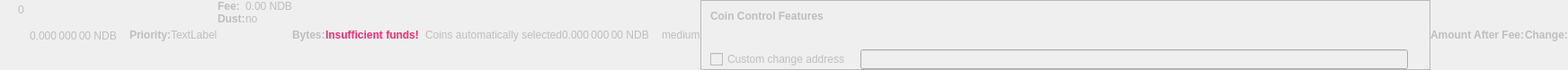
    <widget class="QWidget" name="dummyHideWidget" native="true">
     <property name="enabled">
      <bool>false</bool>
     </property>
     <property name="maximumSize">
      <size>
       <width>100</width>
       <height>22</height>
      </size>
     </property>
     <layout class="QHBoxLayout" name="dummyHideLayout">
      <property name="spacing">
       <number>0</number>
      </property>
      <property name="leftMargin">
       <number>0</number>
      </property>
      <property name="topMargin">
       <number>0</number>
      </property>
      <property name="rightMargin">
       <number>0</number>
      </property>
      <property name="bottomMargin">
       <number>0</number>
      </property>
      <item>
       <layout class="QFormLayout" name="formLayoutCoinControl1">
        <property name="horizontalSpacing">
         <number>10</number>
        </property>
        <property name="verticalSpacing">
         <number>14</number>
        </property>
        <property name="leftMargin">
         <number>10</number>
        </property>
        <property name="topMargin">
         <number>4</number>
        </property>
        <property name="rightMargin">
         <number>6</number>
        </property>
        <item row="0" column="1">
         <widget class="QLabel" name="labelCoinControlBytes">
          <property name="cursor">
           <cursorShape>IBeamCursor</cursorShape>
          </property>
          <property name="contextMenuPolicy">
           <enum>Qt::ActionsContextMenu</enum>
          </property>
          <property name="text">
           <string notr="true">0</string>
          </property>
          <property name="textInteractionFlags">
           <set>Qt::LinksAccessibleByMouse|Qt::TextSelectableByKeyboard|Qt::TextSelectableByMouse</set>
          </property>
         </widget>
        </item>
       </layout>
      </item>
      <item>
       <widget class="QLabel" name="labelCoinControlAfterFee">
        <property name="enabled">
         <bool>false</bool>
        </property>
        <property name="sizePolicy">
         <sizepolicy hsizetype="Fixed" vsizetype="Fixed">
          <horstretch>0</horstretch>
          <verstretch>0</verstretch>
         </sizepolicy>
        </property>
        <property name="minimumSize">
         <size>
          <width>111</width>
          <height>12</height>
         </size>
        </property>
        <property name="maximumSize">
         <size>
          <width>111</width>
          <height>12</height>
         </size>
        </property>
        <property name="cursor">
         <cursorShape>IBeamCursor</cursorShape>
        </property>
        <property name="contextMenuPolicy">
         <enum>Qt::ActionsContextMenu</enum>
        </property>
        <property name="text">
         <string notr="true">0.000 000 00 NDB</string>
        </property>
        <property name="textInteractionFlags">
         <set>Qt::LinksAccessibleByMouse|Qt::TextSelectableByKeyboard|Qt::TextSelectableByMouse</set>
        </property>
       </widget>
      </item>
      <item>
       <widget class="QLabel" name="labelCoinControlPriorityText">
        <property name="enabled">
         <bool>false</bool>
        </property>
        <property name="font">
         <font>
          <weight>75</weight>
          <bold>true</bold>
         </font>
        </property>
        <property name="text">
         <string>Priority:</string>
        </property>
       </widget>
      </item>
      <item>
       <layout class="QHBoxLayout" name="horizontalLayout">
        <item>
         <widget class="QLabel" name="WarningLabel">
          <property name="text">
           <string>TextLabel</string>
          </property>
         </widget>
        </item>
       </layout>
      </item>
      <item>
       <layout class="QFormLayout" name="formLayoutCoinControl3">
        <property name="horizontalSpacing">
         <number>0</number>
        </property>
        <property name="verticalSpacing">
         <number>0</number>
        </property>
        <property name="leftMargin">
         <number>0</number>
        </property>
        <property name="topMargin">
         <number>0</number>
        </property>
        <property name="rightMargin">
         <number>0</number>
        </property>
        <item row="0" column="0">
         <widget class="QLabel" name="labelCoinControlFeeText">
          <property name="enabled">
           <bool>false</bool>
          </property>
          <property name="font">
           <font>
            <weight>75</weight>
            <bold>true</bold>
           </font>
          </property>
          <property name="text">
           <string>Fee:</string>
          </property>
          <property name="margin">
           <number>0</number>
          </property>
         </widget>
        </item>
        <item row="0" column="1">
         <widget class="QLabel" name="labelCoinControlFee">
          <property name="enabled">
           <bool>false</bool>
          </property>
          <property name="cursor">
           <cursorShape>IBeamCursor</cursorShape>
          </property>
          <property name="contextMenuPolicy">
           <enum>Qt::ActionsContextMenu</enum>
          </property>
          <property name="text">
           <string notr="true">0.00 NDB</string>
          </property>
          <property name="textInteractionFlags">
           <set>Qt::LinksAccessibleByMouse|Qt::TextSelectableByKeyboard|Qt::TextSelectableByMouse</set>
          </property>
         </widget>
        </item>
        <item row="1" column="0">
         <widget class="QLabel" name="labelCoinControlLowOutputText">
          <property name="enabled">
           <bool>false</bool>
          </property>
          <property name="font">
           <font>
            <weight>75</weight>
            <bold>true</bold>
           </font>
          </property>
          <property name="text">
           <string>Dust:</string>
          </property>
         </widget>
        </item>
        <item row="1" column="1">
         <widget class="QLabel" name="labelCoinControlLowOutput">
          <property name="enabled">
           <bool>false</bool>
          </property>
          <property name="cursor">
           <cursorShape>IBeamCursor</cursorShape>
          </property>
          <property name="contextMenuPolicy">
           <enum>Qt::ActionsContextMenu</enum>
          </property>
          <property name="text">
           <string>no</string>
          </property>
          <property name="textInteractionFlags">
           <set>Qt::LinksAccessibleByMouse|Qt::TextSelectableByKeyboard|Qt::TextSelectableByMouse</set>
          </property>
         </widget>
        </item>
       </layout>
      </item>
      <item>
       <widget class="QLabel" name="labelCoinControlBytesText">
        <property name="enabled">
         <bool>false</bool>
        </property>
        <property name="font">
         <font>
          <weight>75</weight>
          <bold>true</bold>
         </font>
        </property>
        <property name="text">
         <string>Bytes:</string>
        </property>
       </widget>
      </item>
      <item>
       <layout class="QFormLayout" name="formLayoutCoinControl2">
        <property name="horizontalSpacing">
         <number>0</number>
        </property>
        <property name="verticalSpacing">
         <number>0</number>
        </property>
        <property name="leftMargin">
         <number>0</number>
        </property>
        <property name="topMargin">
         <number>0</number>
        </property>
        <property name="rightMargin">
         <number>0</number>
        </property>
       </layout>
      </item>
      <item>
       <layout class="QHBoxLayout" name="horizontalLayoutCoinControl2">
        <property name="spacing">
         <number>0</number>
        </property>
        <property name="bottomMargin">
         <number>0</number>
        </property>
       </layout>
      </item>
      <item>
       <widget class="QLabel" name="labelCoinControlInsuffFunds">
        <property name="enabled">
         <bool>false</bool>
        </property>
        <property name="minimumSize">
         <size>
          <width>0</width>
          <height>0</height>
         </size>
        </property>
        <property name="font">
         <font>
          <weight>75</weight>
          <bold>true</bold>
         </font>
        </property>
        <property name="styleSheet">
         <string notr="true">color: #ee2f77;font-weight:bold;</string>
        </property>
        <property name="text">
         <string>Insufficient funds!</string>
        </property>
        <property name="margin">
         <number>5</number>
        </property>
       </widget>
      </item>
      <item>
       <layout class="QFormLayout" name="formLayoutCoinControl4">
        <property name="horizontalSpacing">
         <number>0</number>
        </property>
        <property name="verticalSpacing">
         <number>0</number>
        </property>
        <property name="leftMargin">
         <number>0</number>
        </property>
        <property name="topMargin">
         <number>0</number>
        </property>
        <property name="rightMargin">
         <number>0</number>
        </property>
       </layout>
      </item>
      <item>
       <widget class="QLabel" name="labelCoinControlChangeLabel">
        <property name="enabled">
         <bool>false</bool>
        </property>
        <property name="sizePolicy">
         <sizepolicy hsizetype="Preferred" vsizetype="Expanding">
          <horstretch>0</horstretch>
          <verstretch>0</verstretch>
         </sizepolicy>
        </property>
        <property name="minimumSize">
         <size>
          <width>0</width>
          <height>0</height>
         </size>
        </property>
        <property name="text">
         <string/>
        </property>
        <property name="margin">
         <number>3</number>
        </property>
       </widget>
      </item>
      <item>
       <widget class="QLabel" name="labelCoinControlAutomaticallySelected">
        <property name="enabled">
         <bool>false</bool>
        </property>
        <property name="sizePolicy">
         <sizepolicy hsizetype="Fixed" vsizetype="Fixed">
          <horstretch>0</horstretch>
          <verstretch>0</verstretch>
         </sizepolicy>
        </property>
        <property name="minimumSize">
         <size>
          <width>0</width>
          <height>0</height>
         </size>
        </property>
        <property name="maximumSize">
         <size>
          <width>240</width>
          <height>16777215</height>
         </size>
        </property>
        <property name="text">
         <string>Coins automatically selected</string>
        </property>
        <property name="margin">
         <number>5</number>
        </property>
       </widget>
      </item>
      <item>
       <widget class="QLabel" name="labelCoinControlChange">
        <property name="enabled">
         <bool>false</bool>
        </property>
        <property name="sizePolicy">
         <sizepolicy hsizetype="Fixed" vsizetype="Fixed">
          <horstretch>0</horstretch>
          <verstretch>0</verstretch>
         </sizepolicy>
        </property>
        <property name="minimumSize">
         <size>
          <width>111</width>
          <height>0</height>
         </size>
        </property>
        <property name="maximumSize">
         <size>
          <width>111</width>
          <height>16777215</height>
         </size>
        </property>
        <property name="cursor">
         <cursorShape>IBeamCursor</cursorShape>
        </property>
        <property name="contextMenuPolicy">
         <enum>Qt::ActionsContextMenu</enum>
        </property>
        <property name="text">
         <string notr="true">0.000 000 00 NDB</string>
        </property>
        <property name="textInteractionFlags">
         <set>Qt::LinksAccessibleByMouse|Qt::TextSelectableByKeyboard|Qt::TextSelectableByMouse</set>
        </property>
       </widget>
      </item>
      <item>
       <widget class="QLabel" name="labelCoinControlPriority">
        <property name="enabled">
         <bool>false</bool>
        </property>
        <property name="cursor">
         <cursorShape>IBeamCursor</cursorShape>
        </property>
        <property name="contextMenuPolicy">
         <enum>Qt::ActionsContextMenu</enum>
        </property>
        <property name="text">
         <string>medium</string>
        </property>
        <property name="textInteractionFlags">
         <set>Qt::LinksAccessibleByMouse|Qt::TextSelectableByKeyboard|Qt::TextSelectableByMouse</set>
        </property>
       </widget>
      </item>
      <item>
       <widget class="QFrame" name="frameCoinControl">
        <property name="sizePolicy">
         <sizepolicy hsizetype="Expanding" vsizetype="Expanding">
          <horstretch>0</horstretch>
          <verstretch>0</verstretch>
         </sizepolicy>
        </property>
        <property name="maximumSize">
         <size>
          <width>16777215</width>
          <height>16777215</height>
         </size>
        </property>
        <property name="frameShape">
         <enum>QFrame::StyledPanel</enum>
        </property>
        <property name="frameShadow">
         <enum>QFrame::Sunken</enum>
        </property>
        <layout class="QVBoxLayout" name="verticalLayoutCoinControl2_2">
         <property name="spacing">
          <number>0</number>
         </property>
         <property name="leftMargin">
          <number>0</number>
         </property>
         <property name="topMargin">
          <number>0</number>
         </property>
         <property name="rightMargin">
          <number>0</number>
         </property>
         <property name="bottomMargin">
          <number>0</number>
         </property>
         <item>
          <layout class="QVBoxLayout" name="verticalLayoutCoinControl" stretch="0,0,0,1">
           <property name="spacing">
            <number>0</number>
           </property>
           <property name="leftMargin">
            <number>10</number>
           </property>
           <property name="topMargin">
            <number>10</number>
           </property>
           <item>
            <layout class="QHBoxLayout" name="horizontalLayoutCoinControl1">
             <property name="bottomMargin">
              <number>15</number>
             </property>
             <item>
              <widget class="QLabel" name="labelCoinControlFeatures">
               <property name="enabled">
                <bool>false</bool>
               </property>
               <property name="sizePolicy">
                <sizepolicy hsizetype="Preferred" vsizetype="Maximum">
                 <horstretch>0</horstretch>
                 <verstretch>0</verstretch>
                </sizepolicy>
               </property>
               <property name="font">
                <font>
                 <weight>75</weight>
                 <bold>true</bold>
                </font>
               </property>
               <property name="styleSheet">
                <string notr="true">font-weight:bold;</string>
               </property>
               <property name="text">
                <string>Coin Control Features</string>
               </property>
              </widget>
             </item>
            </layout>
           </item>
           <item>
            <widget class="QWidget" name="widgetCoinControl" native="true">
             <property name="sizePolicy">
              <sizepolicy hsizetype="Preferred" vsizetype="Preferred">
               <horstretch>0</horstretch>
               <verstretch>0</verstretch>
              </sizepolicy>
             </property>
             <property name="minimumSize">
              <size>
               <width>0</width>
               <height>0</height>
              </size>
             </property>
             <property name="styleSheet">
              <string notr="true"/>
             </property>
             <layout class="QHBoxLayout" name="horizontalLayoutCoinControl5_2">
              <property name="leftMargin">
               <number>0</number>
              </property>
              <property name="topMargin">
               <number>0</number>
              </property>
              <property name="rightMargin">
               <number>0</number>
              </property>
              <property name="bottomMargin">
               <number>0</number>
              </property>
              <item>
               <layout class="QHBoxLayout" name="horizontalLayoutCoinControl3">
                <property name="spacing">
                 <number>20</number>
                </property>
                <property name="topMargin">
                 <number>0</number>
                </property>
                <property name="bottomMargin">
                 <number>10</number>
                </property>
               </layout>
              </item>
             </layout>
            </widget>
           </item>
           <item>
            <layout class="QHBoxLayout" name="horizontalLayoutCoinControl4" stretch="0,0,0">
             <property name="spacing">
              <number>12</number>
             </property>
             <property name="sizeConstraint">
              <enum>QLayout::SetDefaultConstraint</enum>
             </property>
             <property name="topMargin">
              <number>5</number>
             </property>
             <property name="rightMargin">
              <number>5</number>
             </property>
             <item>
              <widget class="QCheckBox" name="checkBoxCoinControlChange">
               <property name="enabled">
                <bool>false</bool>
               </property>
               <property name="toolTip">
                <string>If this is activated, but the change address is empty or invalid, change will be sent to a newly generated address.</string>
               </property>
               <property name="text">
                <string>Custom change address</string>
               </property>
              </widget>
             </item>
             <item>
              <widget class="QValidatedLineEdit" name="lineEditCoinControlChange">
               <property name="enabled">
                <bool>false</bool>
               </property>
               <property name="sizePolicy">
                <sizepolicy hsizetype="Expanding" vsizetype="Fixed">
                 <horstretch>0</horstretch>
                 <verstretch>0</verstretch>
                </sizepolicy>
               </property>
              </widget>
             </item>
             <item>
              <widget class="QLabel" name="labelCoinControlChangeLabel_2">
               <property name="sizePolicy">
                <sizepolicy hsizetype="Preferred" vsizetype="Expanding">
                 <horstretch>0</horstretch>
                 <verstretch>0</verstretch>
                </sizepolicy>
               </property>
               <property name="minimumSize">
                <size>
                 <width>0</width>
                 <height>0</height>
                </size>
               </property>
               <property name="text">
                <string/>
               </property>
               <property name="margin">
                <number>3</number>
               </property>
              </widget>
             </item>
            </layout>
           </item>
           <item>
            <spacer name="verticalSpacerCoinControl">
             <property name="orientation">
              <enum>Qt::Vertical</enum>
             </property>
             <property name="sizeHint" stdset="0">
              <size>
               <width>800</width>
               <height>1</height>
              </size>
             </property>
            </spacer>
           </item>
          </layout>
         </item>
        </layout>
       </widget>
      </item>
      <item>
       <widget class="QLabel" name="labelCoinControlAfterFeeText">
        <property name="enabled">
         <bool>false</bool>
        </property>
        <property name="minimumSize">
         <size>
          <width>0</width>
          <height>0</height>
         </size>
        </property>
        <property name="maximumSize">
         <size>
          <width>16777215</width>
          <height>16777215</height>
         </size>
        </property>
        <property name="font">
         <font>
          <weight>75</weight>
          <bold>true</bold>
         </font>
        </property>
        <property name="text">
         <string>Amount After Fee:</string>
        </property>
        <property name="alignment">
         <set>Qt::AlignLeading|Qt::AlignLeft|Qt::AlignVCenter</set>
        </property>
        <property name="margin">
         <number>0</number>
        </property>
       </widget>
      </item>
      <item>
       <widget class="QLabel" name="labelCoinControlChangeText">
        <property name="enabled">
         <bool>false</bool>
        </property>
        <property name="sizePolicy">
         <sizepolicy hsizetype="Preferred" vsizetype="Preferred">
          <horstretch>0</horstretch>
          <verstretch>0</verstretch>
         </sizepolicy>
        </property>
        <property name="minimumSize">
         <size>
          <width>0</width>
          <height>0</height>
         </size>
        </property>
        <property name="maximumSize">
         <size>
          <width>16777215</width>
          <height>16777215</height>
         </size>
        </property>
        <property name="font">
         <font>
          <weight>75</weight>
          <bold>true</bold>
         </font>
        </property>
        <property name="text">
         <string>Change:</string>
        </property>
        <property name="alignment">
         <set>Qt::AlignLeading|Qt::AlignLeft|Qt::AlignVCenter</set>
        </property>
       </widget>
      </item>
     </layout>
    </widget>
